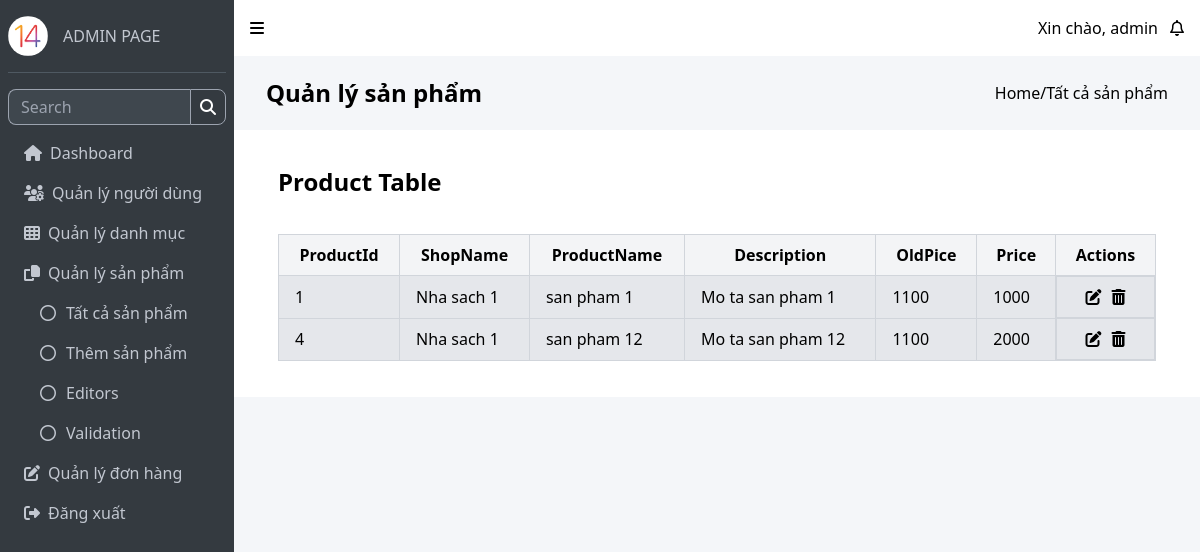
/admin/bookList.php (signed in), run on the app's committed database.
### tables this page shows
CREATE TABLE `products` (
  `ProductID` int(255) NOT NULL,
  `ProductName` varchar(255) NOT NULL,
  `Price` double NOT NULL,
  `Description` varchar(255) NOT NULL,
  `PublishingCompany` varchar(255) NOT NULL COMMENT 'Nhà xuất bản',
  `IssuingCompanyID` int(11) NOT NULL COMMENT 'Công ty phát hành ID dùng dể liên kết với bản Công ty phát hành',
  `PageCounts` double NOT NULL,
  `CoverType` varchar(255) NOT NULL,
  `OldPrice` int(11) NOT NULL COMMENT 'Giá gốc',
  `BookTypeID` int(11) NOT NULL,
  `ShopID` int(11) NOT NULL
);

CREATE TABLE `shop` (
  `FollowCount` double NOT NULL,
  `ShopID` int(11) NOT NULL,
  `NameShop` varchar(255) NOT NULL,
  `Rating` float NOT NULL
);

### admin/admin.controller.php (called while the page is built, shortened)
<?php
function getProductsData($mysqli)
{
  $query = "SELECT * FROM products INNER JOIN shop on products.ShopID = shop.ShopID";
  $stmt = $mysqli->prepare($query);
  $stmt->execute();
  $result = $stmt->get_result();
  $productsData = array();
  while ($row = $result->fetch_assoc()) {
    $productsData[] = $row;
  }
  return $productsData;
}

### admin/bookList.php (the view, shortened to what this page needs)
<?php
include("../auth/auth_admin.php");
include("./admin.controller.php");
$productsData = getProductsData($mysqli);
?>
<!doctype html>
<html lang="en">
<head>
  <link rel="stylesheet" href="https://cdnjs.cloudflare.com/ajax/libs/font-awesome/6.4.0/css/all.min.css" />
  <link rel="stylesheet" href="https://cdnjs.cloudflare.com/ajax/libs/animate.css/4.1.1/animate.min.css" />
  <script src="https://cdn.tailwindcss.com"></script>
  <link rel="stylesheet" href="../assets/css/tippyCustom.css" />
</head>
<body>
  <div id="wapper" class="flex max-w-[100vw] ">
    <div class="sidebar min-h-screen basis-[250px] w-[234px] px-[8px] bg-[#343a40]">
      <div class="user-panel flex pb-4 my-4 gap-[10px]">
        <div class="image w-[40px] rounded-full flex items-center justify-center overflow-hidden">
          <a href="admin.php"><img class="block w-full" src="../assets/img/Nhom_14_Logo.png" alt="Nhóm 14" /></a>
        </div>
        <div class="p-[5px] pb-0 pt-[8px]">
          <span class="text-[#c2c7d0] hover:text-[#fff]">
            <a href="admin.php">ADMIN PAGE</a>
          </span>
        </div>
      </div>
      <div class="search max-w-full flex flex-nowrap">
        <input class="block max-w-[182px] text-white outline-none border border-gray-400 border-solid border-r-0 caret-white rounded-l-lg px-[12px] py-[5px] bg-[#3f474e]" type="text" placeholder="Search" />
        <div class="basis-[40px] border border-gray-400 border-solid rounded-r-lg flex items-center justify-center overflow-hidden">
          <button class="flex px-[10px] py-[9px] items-center justify-center overflow-hidden cursor-pointer" type="button">
            <i class="block w-[16px] h-[16px] text-white fa-solid fa-magnifying-glass"></i>
          </button>
        </div>
      </div>
      <nav class="mt-2 flex flex-col justify-between">
        <ul class="feature flex flex-col">
          <li class="nav-item flex w-full">
            <a href="./admin.php" class="nav-link w-full rounded-md flex gap-2 px-[16px] py-[8px] text-[#c2c7d0] items-center hover:bg-[#494e53]">
              <i class="nav-icon fas fa-house" aria-hidden="true"></i>
              <p>
                Dashboard
              </p>
            </a>
          </li>
          <li class="nav-item flex w-full">
            <a href="#" class="nav-link w-full rounded-md flex gap-2 px-[16px] py-[8px] text-[#c2c7d0] items-center hover:bg-[#494e53]">
              <i class="fa-solid fa-users-gear"></i>
              <p>
                Quản lý người dùng
              </p>
            </a>
          </li>
          <li class="nav-item flex w-full">
            <a href="#" class="nav-link w-full rounded-md flex gap-2 px-[16px] py-[8px] text-[#c2c7d0] items-center hover:bg-[#494e53]">
              <i class="nav-icon fas fa-th" aria-hidden="true"></i>
              <p>
                Quản lý danh mục
              </p>
            </a>
          </li>
          <li class="nav-item flex w-full  flex-col">
            <a href="#" class="nav-link w-full rounded-md flex gap-2 px-[16px] py-[8px] text-[#c2c7d0] items-center hover:bg-[#494e53]">
              <i class="nav-icon fas fa-copy" aria-hidden="true"></i>
              <p>
                Quản lý sản phẩm
              </p>
            </a>
            <ul class="nav nav-treeview" style="display: block;">
              <li class="nav-item w-full rounded-md flex gap-2 px-[16px] py-[8px] text-[#c2c7d0] items-center hover:bg-[#494e53]">
                <a href="./bookList.php" class="nav-link flex items-center justify-center gap-[10px] pl-4">
                  <i class="far fa-circle nav-icon"></i>
                  <p>Tất cả sản phẩm</p>
                </a>
              </li>
              <li class="nav-item w-full rounded-md flex gap-2 px-[16px] py-[8px] text-[#c2c7d0] items-center hover:bg-[#494e53]">
                <a href="./addNewBook.php" class="nav-link flex items-center justify-center gap-[10px] pl-4">
                  <i class="far fa-circle nav-icon"></i>
                  <p>Thêm sản phẩm</p>
                </a>
              </li>
              <li class="nav-item w-full rounded-md flex gap-2 px-[16px] py-[8px] text-[#c2c7d0] items-center hover:bg-[#494e53]">
                <a href="#" class="nav-link flex items-center justify-center gap-[10px] pl-4">
                  <i class="far fa-circle nav-icon"></i>
                  <p>Editors</p>
                </a>
              </li>
              <li class="nav-item w-full rounded-md flex gap-2 px-[16px] py-[8px] text-[#c2c7d0] items-center hover:bg-[#494e53]">
                <a href="#" class="nav-link flex items-center justify-center gap-[10px] pl-4">
                  <i class="far fa-circle nav-icon"></i>
                  <p>Validation</p>
                </a>
              </li>
            </ul>
          </li>
          <li class="nav-item flex w-full">
            <a href="#" class="nav-link w-full rounded-md flex gap-2 px-[16px] py-[8px] text-[#c2c7d0] items-center hover:bg-[#494e53]">
              <i class="nav-icon fas fa-edit" aria-hidden="true"></i>
              <p>
                Quản lý đơn hàng
              </p>
            </a>
          </li>
        </ul>
        <ul class="logout">
          <li class="nav-item flex w-full mb-[5px]">
            <a href="../pages/logout.php" class="nav-link w-full rounded-md flex gap-2 px-[16px] py-[8px] text-[#c2c7d0] items-center hover:bg-[#494e53]">
              <i class="nav-icon fa-solid fa-right-from-bracket"></i>
              <p>
                Đăng xuất
              </p>
            </a>
          </li>
        </ul>
      </nav>
    </div>
    <div class="basis-auto w-[100%] bg-[#f4f6f9]">
      <nav class="p-4 flex items-center justify-between bg-white">
        <ul>
          <li>
            <i class="fa-solid fa-bars"></i>
          </li>
        </ul>
        <ul class="flex gap-3">
          <li>
            <span>Xin chào, <?php echo $_SESSION["UserName"] ?></span>
          </li>
          <li><i class="fa-regular fa-bell"></i></li>
        </ul>
      </nav>
      <section class="p-8 content-hd h-[34px] flex gap-2 my-[5px]">
        <h1 class="font-bold text-2xl basis-1/2 flex justify-start items-center">
          Quản lý sản phẩm
        </h1>
        <span class="basis-1/2 flex justify-end items-center"><a href="#">Home </a> / <a href="#"> Tất cả sản phẩm</a></span>
      </section>
      <section class="content  max-w-full  px-6 py-4 flex flex-col gap-3 bg-white">
        <div class="w-full p-5 bg-white flex flex-col justify-between gap-[20px] items-start">
          <h1 class="text-2xl font-bold mb-4">Product Table</h1>
          <table class="w-full max-w-full border-collapse border border-gray-300">
            <thead>
              <tr class="bg-gray-100 w-full ">
                <th class="px-4 py-2 font-bold border border-gray-300 grow">ProductId</th>
                <th class="px-4 py-2 font-bold border border-gray-300 grow">ShopName</th>
                <th class="px-4 py-2 font-bold border border-gray-300 grow">ProductName</th>
                <th class="px-4 py-2 font-bold border border-gray-300 grow break-all">Description</th>
                <th class="px-4 py-2 font-bold border border-gray-300 grow">OldPice</th>
                <th class="px-4 py-2 font-bold border border-gray-300 grow">Price</th>
                <th class="px-4 py-2 font-bold border border-gray-300 grow">Actions</th>
              </tr>
            </thead>
            <tbody>
              <?php
              foreach ($productsData as $row) {
              ?> <tr class="bg-gray-200 hover:bg-gray-300 flexbreak-normal">
                  <td class="px-4 py-2 border border-gray-300"><?php echo $row['ProductID']; ?></td>
                  <td class="px-4 py-2 border border-gray-300"><?php echo $row['NameShop']; ?></td>
                  <td class="px-4 py-2 border border-gray-300"><?php echo $row['ProductName']; ?></td>
                  <td class="px-4 py-2 border border-gray-300"><?php echo $row['Description']; ?></td>
                  <td class="px-4 py-2 border border-gray-300"><?php echo $row['OldPrice']; ?></td>
                  <td class="px-4 py-2 border border-gray-300"><?php echo $row['Price']; ?></td>
                  <td class="px-4 py-2 border border-gray-300 flex gap-[10px] justify-center">
                    <button><i class="fa-solid fa-pen-to-square"></i></button>
                    <button><i class="fa-solid fa-trash-can"></i></button>
                  </td>
                </tr>
              <?php
              }
              ?>
            </tbody>
          </table>
        </div>
      </section>
    </div>
  </div>
  <?php
  include '../includes/footer.php';
  ?>
</body>
</html>

### includes/footer.php (shortened to what this page needs)
<script src="https://cdn.tailwindcss.com"></script>

### assets/css/tippyCustom.css (style rules this page uses)
.user-panel { border-bottom: 1px solid #4f5962; }

### data on the page
products: ProductID "1", ShopID.NameShop "Nha sach 1", ProductName "san pham 1", Description "Mo ta san pham 1", OldPrice "1100", Price "1000"
products: ProductID "4", ShopID.NameShop "Nha sach 1", ProductName "san pham 12", Description "Mo ta san pham 12", OldPrice "1100", Price "2000"

### other printed values
$_SESSION["UserName"] "admin"
